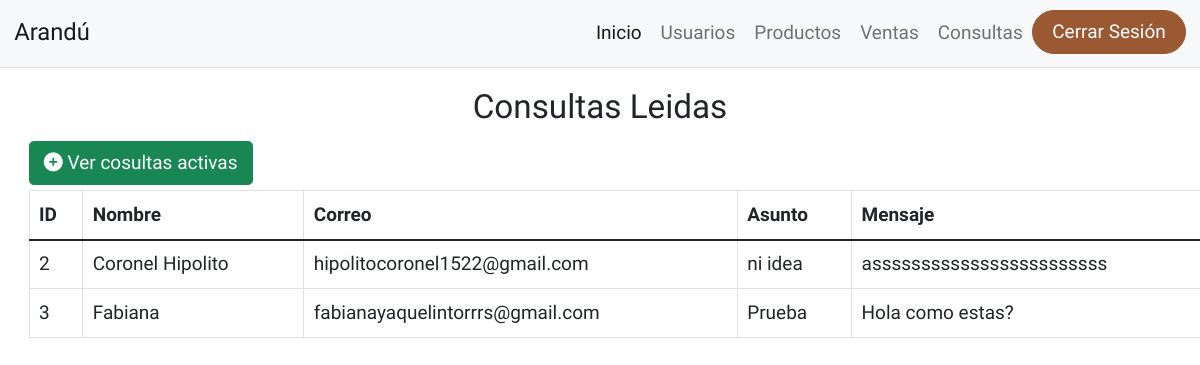
The app's page /index.php/consulta_controller/consultas_leidas with its own data.
### tables this page shows
CREATE TABLE `consulta` (
  `idConsulta` int(11) NOT NULL,
  `nombre` varchar(100) NOT NULL,
  `correo` varchar(100) NOT NULL,
  `asunto` varchar(50) NOT NULL,
  `consulta` text NOT NULL,
  `estado` int(1) NOT NULL
);

### application/controllers/consulta_controller.php (called while the page is built, shortened)
<?php
class Consulta_controller extends CI_Controller {
	function __construct(){
        $this->load->model('consulta_model');
	}
    public function consultas_leidas(){
        $data['consultas']= $this->consulta_model->select_consultas();
		$this->load->view('plantillas/header',array('title'=>"Consultas Leidas"));
		$this->load->view('plantillas/navbar_admin');
		$this->load->view('backend/consultas/consultas_leidas', $data);
    }
}

### index.php (called while the page is built, shortened)
<?php
require_once BASEPATH.'core/CodeIgniter.php';

### application/models/consulta_model.php (called while the page is built, shortened)
<?php
class Consulta_model extends CI_Model
{
    public function select_consultas(){
        $this->db->select('*');
        $this->db->from('consulta');
        $query = $this->db->get();
        return $query->result();
    }
}

### application/views/backend/consultas/consultas_leidas.php (the view)
<h3 class="mt-3 text-center">Consultas Leidas</h3>
<a href="<?php echo base_url('ver_consultas')?>" class="btn btn-success my-1 mx-4"><i class="fa fa-plus-circle" aria-hidden="true"></i> Ver cosultas activas</a>
<table class="table table-bordered mx-4">
    <thead>
        <tr>
            <th>ID</th>
            <th>Nombre</th>
            <th>Correo</th>
            <th>Asunto</th>
            <th>Mensaje</th>
        </tr>
    </thead>
    <tbody>
        <?php
            foreach($consultas as $consulta){
                if($consulta->estado==0){ ?>
        <tr>
            <td><?php echo $consulta->idConsulta?></td>
            <td><?php echo $consulta->nombre?></td>
            <td><?php echo $consulta->correo?></td>
            <td><?php echo $consulta->asunto?></td>
            <td><?php echo $consulta->consulta?></td>
        </tr>
        <?php }}?>
    </tbody>
</table>

### assets/css/principal.css (style rules this page uses)
:root { --primary-color: #5b1f00; --secondary-color: #9a5833; }
* { padding: 0; margin: 0; box-sizing: border-box; font-size: 19px; font-family: 'Oswald', sans-serif; }

### records on screen
consulta: idConsulta "2", nombre "Coronel Hipolito", correo "hipolitocoronel1522@gmail.com", asunto "ni idea", consulta "assssssssssssssssssssssss"
consulta: idConsulta "3", nombre "Fabiana", correo "fabianayaquelintorrrs@gmail.com", asunto "Prueba", consulta "Hola como estas?"
